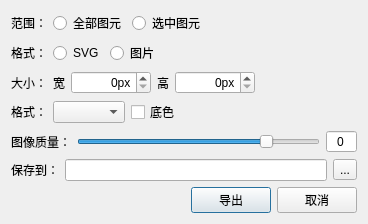
<?xml version="1.0" encoding="UTF-8"?>
<ui version="4.0">
 <class>ExportDialog</class>
 <widget class="QDialog" name="ExportDialog">
  <property name="windowModality">
   <enum>Qt::WindowModality::WindowModal</enum>
  </property>
  <property name="geometry">
   <rect>
    <x>0</x>
    <y>0</y>
    <width>368</width>
    <height>212</height>
   </rect>
  </property>
  <property name="sizePolicy">
   <sizepolicy hsizetype="Fixed" vsizetype="Preferred">
    <horstretch>0</horstretch>
    <verstretch>0</verstretch>
   </sizepolicy>
  </property>
  <property name="windowTitle">
   <string>Dialog</string>
  </property>
  <layout class="QVBoxLayout" name="verticalLayout">
   <item>
    <layout class="QHBoxLayout" name="horizontalLayout_6">
     <item>
      <widget class="QLabel" name="label_7">
       <property name="text">
        <string>范围：</string>
       </property>
      </widget>
     </item>
     <item>
      <widget class="QRadioButton" name="allBtn">
       <property name="text">
        <string>全部图元</string>
       </property>
       <property name="autoExclusive">
        <bool>true</bool>
       </property>
       <attribute name="buttonGroup">
        <string notr="true">scopeGroup</string>
       </attribute>
      </widget>
     </item>
     <item>
      <widget class="QRadioButton" name="selectedBtn">
       <property name="text">
        <string>选中图元</string>
       </property>
       <property name="autoExclusive">
        <bool>true</bool>
       </property>
       <attribute name="buttonGroup">
        <string notr="true">scopeGroup</string>
       </attribute>
      </widget>
     </item>
     <item>
      <spacer name="horizontalSpacer_3">
       <property name="orientation">
        <enum>Qt::Orientation::Horizontal</enum>
       </property>
       <property name="sizeHint" stdset="0">
        <size>
         <width>40</width>
         <height>20</height>
        </size>
       </property>
      </spacer>
     </item>
    </layout>
   </item>
   <item>
    <layout class="QHBoxLayout" name="horizontalLayout_2">
     <item>
      <widget class="QLabel" name="label_2">
       <property name="text">
        <string>格式：</string>
       </property>
      </widget>
     </item>
     <item>
      <widget class="QRadioButton" name="svgBtn">
       <property name="text">
        <string>SVG</string>
       </property>
       <property name="autoExclusive">
        <bool>true</bool>
       </property>
       <attribute name="buttonGroup">
        <string notr="true">formatGroup</string>
       </attribute>
      </widget>
     </item>
     <item>
      <widget class="QRadioButton" name="imageBtn">
       <property name="text">
        <string>图片</string>
       </property>
       <property name="autoExclusive">
        <bool>true</bool>
       </property>
       <attribute name="buttonGroup">
        <string notr="true">formatGroup</string>
       </attribute>
      </widget>
     </item>
     <item>
      <spacer name="horizontalSpacer">
       <property name="orientation">
        <enum>Qt::Orientation::Horizontal</enum>
       </property>
       <property name="sizeHint" stdset="0">
        <size>
         <width>40</width>
         <height>20</height>
        </size>
       </property>
      </spacer>
     </item>
    </layout>
   </item>
   <item>
    <layout class="QHBoxLayout" name="horizontalLayout_3">
     <item>
      <widget class="QLabel" name="label_3">
       <property name="text">
        <string>大小：</string>
       </property>
      </widget>
     </item>
     <item>
      <widget class="QLabel" name="label_5">
       <property name="text">
        <string>宽</string>
       </property>
      </widget>
     </item>
     <item>
      <widget class="QSpinBox" name="width">
       <property name="alignment">
        <set>Qt::AlignmentFlag::AlignRight|Qt::AlignmentFlag::AlignTrailing|Qt::AlignmentFlag::AlignVCenter</set>
       </property>
       <property name="suffix">
        <string>px</string>
       </property>
       <property name="prefix">
        <string/>
       </property>
       <property name="maximum">
        <number>999999</number>
       </property>
      </widget>
     </item>
     <item>
      <widget class="QLabel" name="label_6">
       <property name="text">
        <string>高</string>
       </property>
      </widget>
     </item>
     <item>
      <widget class="QSpinBox" name="height">
       <property name="alignment">
        <set>Qt::AlignmentFlag::AlignRight|Qt::AlignmentFlag::AlignTrailing|Qt::AlignmentFlag::AlignVCenter</set>
       </property>
       <property name="suffix">
        <string>px</string>
       </property>
       <property name="prefix">
        <string/>
       </property>
       <property name="maximum">
        <number>999999</number>
       </property>
      </widget>
     </item>
     <item>
      <spacer name="horizontalSpacer_4">
       <property name="orientation">
        <enum>Qt::Orientation::Horizontal</enum>
       </property>
       <property name="sizeHint" stdset="0">
        <size>
         <width>40</width>
         <height>20</height>
        </size>
       </property>
      </spacer>
     </item>
    </layout>
   </item>
   <item>
    <widget class="QWidget" name="imageOption" native="true">
     <property name="sizePolicy">
      <sizepolicy hsizetype="Preferred" vsizetype="Fixed">
       <horstretch>0</horstretch>
       <verstretch>0</verstretch>
      </sizepolicy>
     </property>
     <property name="minimumSize">
      <size>
       <width>0</width>
       <height>0</height>
      </size>
     </property>
     <layout class="QHBoxLayout" name="horizontalLayout_7">
      <property name="leftMargin">
       <number>0</number>
      </property>
      <property name="topMargin">
       <number>0</number>
      </property>
      <property name="rightMargin">
       <number>0</number>
      </property>
      <property name="bottomMargin">
       <number>0</number>
      </property>
      <item>
       <widget class="QLabel" name="label_9">
        <property name="text">
         <string>格式：</string>
        </property>
       </widget>
      </item>
      <item>
       <widget class="QComboBox" name="format"/>
      </item>
      <item>
       <widget class="QCheckBox" name="hasBgColor">
        <property name="text">
         <string>底色</string>
        </property>
       </widget>
      </item>
      <item>
       <widget class="ColorPicker" name="bgColor">
        <property name="sizePolicy">
         <sizepolicy hsizetype="Fixed" vsizetype="Fixed">
          <horstretch>0</horstretch>
          <verstretch>0</verstretch>
         </sizepolicy>
        </property>
        <property name="minimumSize">
         <size>
          <width>45</width>
          <height>22</height>
         </size>
        </property>
       </widget>
      </item>
      <item>
       <spacer name="horizontalSpacer_5">
        <property name="orientation">
         <enum>Qt::Orientation::Horizontal</enum>
        </property>
        <property name="sizeHint" stdset="0">
         <size>
          <width>40</width>
          <height>20</height>
         </size>
        </property>
       </spacer>
      </item>
     </layout>
    </widget>
   </item>
   <item>
    <widget class="QWidget" name="qualityOption" native="true">
     <layout class="QHBoxLayout" name="horizontalLayout_4">
      <property name="leftMargin">
       <number>0</number>
      </property>
      <property name="topMargin">
       <number>0</number>
      </property>
      <property name="rightMargin">
       <number>0</number>
      </property>
      <property name="bottomMargin">
       <number>0</number>
      </property>
      <item>
       <widget class="QLabel" name="label_4">
        <property name="text">
         <string>图像质量：</string>
        </property>
       </widget>
      </item>
      <item>
       <widget class="QSlider" name="qualitySlider">
        <property name="maximum">
         <number>100</number>
        </property>
        <property name="value">
         <number>80</number>
        </property>
        <property name="orientation">
         <enum>Qt::Orientation::Horizontal</enum>
        </property>
       </widget>
      </item>
      <item>
       <widget class="QSpinBox" name="qualityValue">
        <property name="alignment">
         <set>Qt::AlignmentFlag::AlignCenter</set>
        </property>
        <property name="buttonSymbols">
         <enum>QAbstractSpinBox::ButtonSymbols::NoButtons</enum>
        </property>
        <property name="maximum">
         <number>100</number>
        </property>
       </widget>
      </item>
     </layout>
    </widget>
   </item>
   <item>
    <layout class="QHBoxLayout" name="horizontalLayout">
     <item>
      <widget class="QLabel" name="label">
       <property name="text">
        <string>保存到：</string>
       </property>
      </widget>
     </item>
     <item>
      <widget class="QLineEdit" name="fileName"/>
     </item>
     <item>
      <widget class="QToolButton" name="fileBtn">
       <property name="text">
        <string>...</string>
       </property>
      </widget>
     </item>
    </layout>
   </item>
   <item>
    <layout class="QHBoxLayout" name="horizontalLayout_5">
     <item>
      <spacer name="horizontalSpacer_2">
       <property name="orientation">
        <enum>Qt::Orientation::Horizontal</enum>
       </property>
       <property name="sizeHint" stdset="0">
        <size>
         <width>40</width>
         <height>20</height>
        </size>
       </property>
      </spacer>
     </item>
     <item>
      <widget class="QPushButton" name="exportBtn">
       <property name="text">
        <string>导出</string>
       </property>
      </widget>
     </item>
     <item>
      <widget class="QPushButton" name="cancleBtn">
       <property name="text">
        <string>取消</string>
       </property>
      </widget>
     </item>
    </layout>
   </item>
  </layout>
 </widget>
 <customwidgets>
  <customwidget>
   <class>ColorPicker</class>
   <extends>QWidget</extends>
   <header>colorpicker.h</header>
  </customwidget>
 </customwidgets>
 <resources/>
 <connections/>
 <buttongroups>
  <buttongroup name="scopeGroup"/>
  <buttongroup name="formatGroup"/>
 </buttongroups>
</ui>
